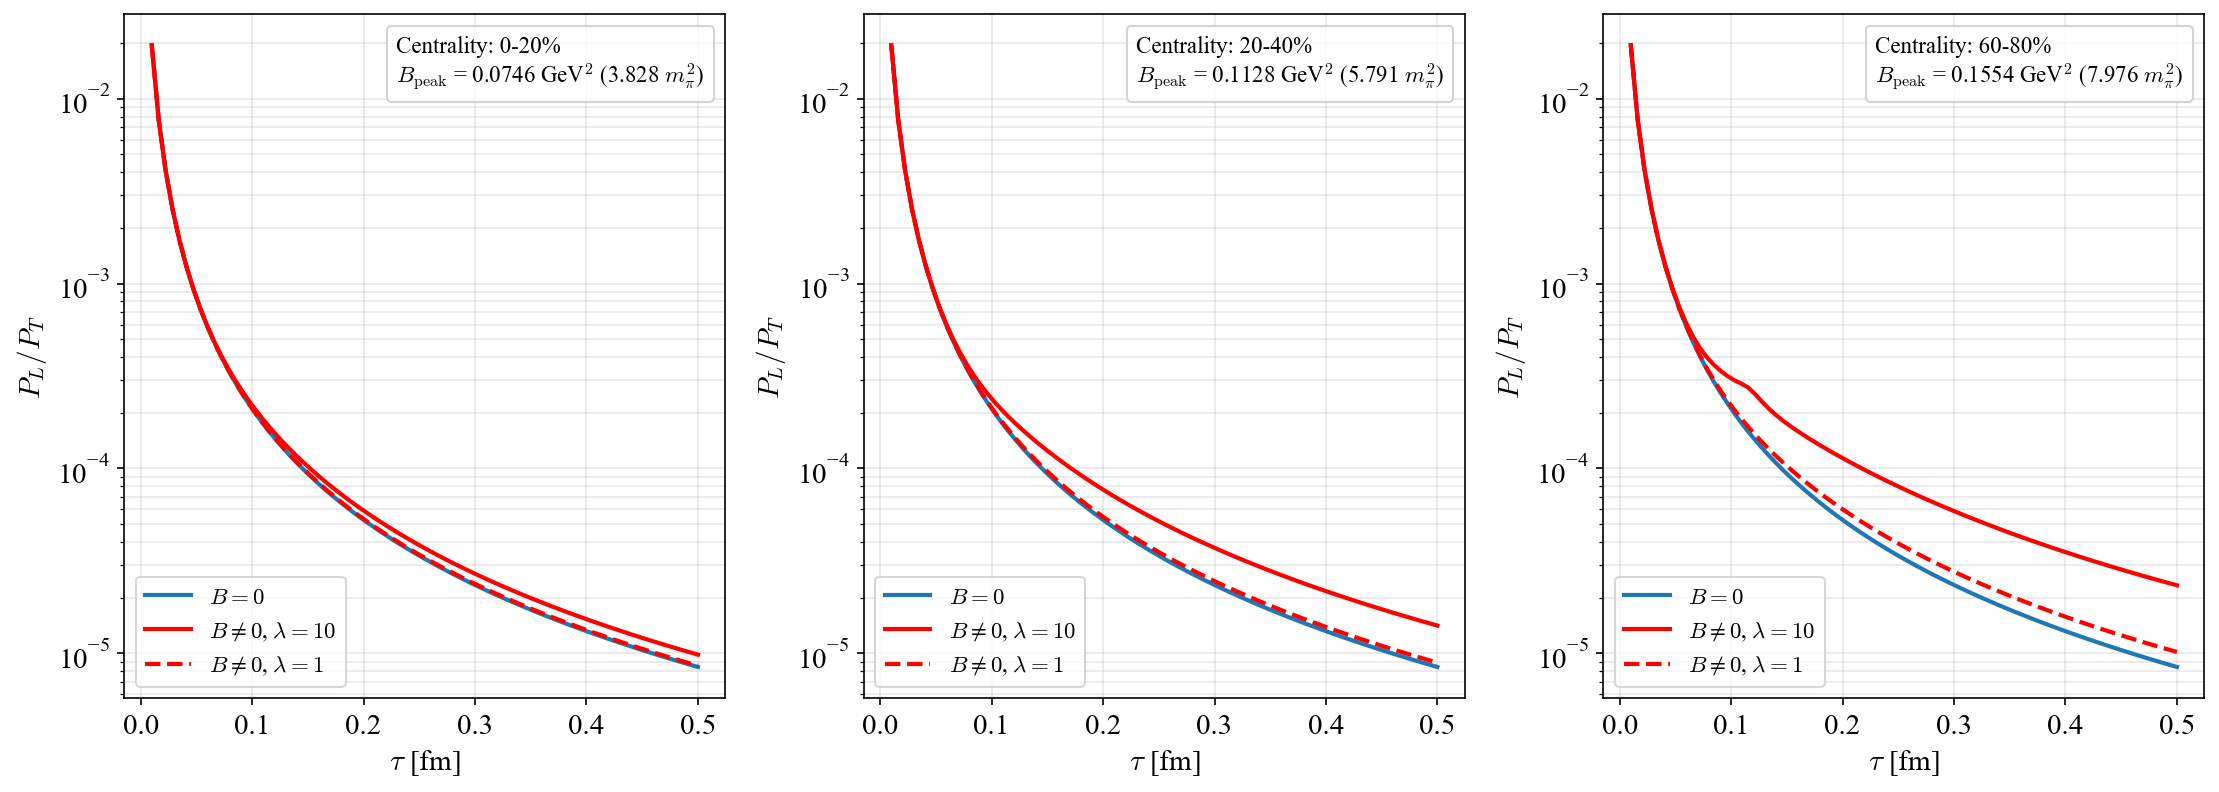

The Python source for this figure:
import numpy as np
from scipy.integrate import solve_ivp
import matplotlib.pyplot as plt
from matplotlib import rcParams

rcParams['font.family'] = 'Times New Roman'
rcParams['font.size'] = 14
rcParams['mathtext.fontset'] = 'cm'

FM_TO_GEV = 5.067731

Qs = 2.0
tau0_fm = 0.01
tau0 = tau0_fm * FM_TO_GEV
xi = 10.0
Nc = 3.0
dA = Nc**2 - 1.0
nu_g = 2.0 * dA
c_ell = 1.25
pT_mean = 1.8 * Qs
mq = 0.100
n0 = 1.674
e_abs = 0.30282212
qe_abs = e_abs / 3.0
CF = 4.0 / 3.0
m_pi2 = 0.13957**2
REG2 = 1.0e-24

def make_coupling(lam):
    alpha_s = lam / (4.0 * np.pi * Nc)
    gs = np.sqrt(4.0 * np.pi * alpha_s)
    return dict(lam=lam, alpha_s=alpha_s, qc_abs=gs * np.sqrt(CF))

# RHIC broken-power-law B(tau)/mpi^2 = C0 (tau/tauB)^k / [1 + (tau/tauB)^(k+m)]
RHIC = {
    "0-20":  dict(AT_fm2=120.0, dETdy=573.0, C0=5.5322, tauB_fm=0.08270, k=0.5182, m=3.7744),
    "20-40": dict(AT_fm2=75.0,  dETdy=257.0, C0=8.9788, tauB_fm=0.08663, k=0.7112, m=3.7538),
    "60-80": dict(AT_fm2=21.0,  dETdy=33.0,  C0=13.2165, tauB_fm=0.08632, k=0.9409, m=3.6869),
}
for _c in RHIC.values():
    _c["AT"] = _c["AT_fm2"] * FM_TO_GEV**2
    _c["tauB"] = _c["tauB_fm"] * FM_TO_GEV

def B_of_tau(tau, case):
    if case is None:
        return 0.0
    r = max(tau / case["tauB"], 1.0e-10)
    return m_pi2 * case["C0"] * r**case["k"] / (1.0 + r**(case["k"] + case["m"]))

def eps_parallel(p_tau, B, coupling):
    qeB = qe_abs * B
    return 1.0 + (3.0 * n0 * coupling["alpha_s"] / (8.0 * np.pi)) * (qeB / mq**2) * np.exp(-p_tau**2 / (2.0 * qeB))

def a_B(tau, p_tau, case, coupling):
    if case is None:
        return np.zeros_like(p_tau)
    B = B_of_tau(tau, case)
    if B == 0.0:
        return np.zeros_like(p_tau)
    eps = eps_parallel(p_tau, B, coupling)
    pref = (coupling["qc_abs"] * qe_abs / mq**2) * B * np.sqrt((2.0 / tau0) * case["dETdy"]) / (case["AT"] * Qs)
    return pref * eps**0.75

def p_tau_of(px, py, peta, tau):
    return np.sqrt(px**2 + py**2 + (peta / tau)**2 + REG2)

def build_grid(N, pxmax, pymax, petamax):
    pxe = np.linspace(-pxmax, pxmax, N + 1); px = 0.5 * (pxe[:-1] + pxe[1:])
    pye = np.linspace(-pymax, pymax, N + 1); py = 0.5 * (pye[:-1] + pye[1:])
    pee = np.linspace(-petamax, petamax, N + 1); peta = 0.5 * (pee[:-1] + pee[1:])
    return px, py, peta, px[1] - px[0], py[1] - py[0], peta[1] - peta[0]

def _rhs(tau, y, PY_flat, case, coupling):
    n = PY_flat.size
    px, peta = y[:n], y[n:]
    ptau = np.sqrt(px**2 + PY_flat**2 + (peta / tau)**2 + REG2)
    pperp = np.sqrt(px**2 + (peta / tau)**2 + REG2)
    aB = a_B(tau, ptau, case, coupling)
    dpx = aB * PY_flat * peta / (tau * ptau * pperp)
    dpeta = -tau * aB * PY_flat * px / (ptau * pperp)
    return np.concatenate([dpx, dpeta])

def backward_trace(tau_f, PX, PY, PETA, case, coupling):
    if case is None or tau_f <= tau0:
        return PX.copy(), PETA.copy()
    shape = PX.shape
    y0 = np.concatenate([PX.ravel(), PETA.ravel()])
    sol = solve_ivp(_rhs, [tau_f, tau0], y0, args=(PY.ravel(), case, coupling),
                     method="RK45", rtol=1.0e-7, atol=1.0e-10)
    yf = sol.y[:, -1]
    n = PX.size
    return yf[:n].reshape(shape), yf[n:].reshape(shape)

def kurkela_shape(px, py, peta, tau0_, xi_val=xi):
    pT = np.sqrt(px**2 + py**2)
    pz0 = -peta / tau0_
    rhat2 = (pT / pT_mean)**2 + (xi_val * pz0 / pT_mean)**2
    rhat = np.sqrt(rhat2 + 1.0e-30)
    return np.exp(-(2.0 / 3.0) * rhat2) / rhat

def energy_integral(shape_vals, PX, PY, PETA, dpx, dpy, dpeta, tau_):
    ptau = p_tau_of(PX, PY, PETA, tau_)
    return nu_g * np.sum(ptau * shape_vals) * dpx * dpy * (dpeta / tau_) / (2.0 * np.pi)**3

def normalize_amplitude(shape_vals, PX, PY, PETA, dpx, dpy, dpeta, coupling):
    target = pT_mean * c_ell * dA * Qs**2 / (np.pi * coupling["lam"])
    IE = energy_integral(shape_vals, PX, PY, PETA, dpx, dpy, dpeta, tau0)
    return target / (tau0 * IE)

def pressures_and_number(fvals, PX, PY, PETA, tau_, dpx, dpy, dpeta):
    pz = PETA / tau_
    ptau = p_tau_of(PX, PY, PETA, tau_)
    w = dpx * dpy * (dpeta / tau_)
    PL = nu_g * np.sum((pz**2 / ptau) * fvals) * w / (2.0 * np.pi)**3
    PT = 0.5 * nu_g * np.sum(((PX**2 + PY**2) / ptau) * fvals) * w / (2.0 * np.pi)**3
    return PL, PT

N = 90
PXMAX = PYMAX = 16.0
PETAMAX = 18.0 * tau0
px, py, peta, dpx, dpy, dpeta = build_grid(N, PXMAX, PYMAX, PETAMAX)
PX, PY, PETA = np.meshgrid(px, py, peta, indexing="ij")

coupling10 = make_coupling(10.0)
coupling1 = make_coupling(1.0)
shape0 = kurkela_shape(PX, PY, PETA, tau0)
A10 = normalize_amplitude(shape0, PX, PY, PETA, dpx, dpy, dpeta, coupling10)
A1 = normalize_amplitude(shape0, PX, PY, PETA, dpx, dpy, dpeta, coupling1)

def evolve(case, coupling, A, tau_vals):
    PL_arr = np.empty_like(tau_vals)
    PT_arr = np.empty_like(tau_vals)
    for i, tau_f in enumerate(tau_vals):
        px0, peta0 = backward_trace(tau_f, PX, PY, PETA, case, coupling)
        fvals = A * kurkela_shape(px0, PY, peta0, tau0)
        PL_arr[i], PT_arr[i] = pressures_and_number(fvals, PX, PY, PETA, tau_f, dpx, dpy, dpeta)
    return PL_arr, PT_arr

tau_fm_vals = np.linspace(tau0_fm, 0.5, 80)
tau_vals = tau_fm_vals * FM_TO_GEV
PL_B0, PT_B0 = evolve(None, coupling10, A10, tau_vals)

fig, axes = plt.subplots(1, len(RHIC), figsize=(5 * len(RHIC), 5.5), squeeze=False)
axes = axes.ravel()
for ax, (cent_name, case) in zip(axes, RHIC.items()):
    PL10, PT10 = evolve(case, coupling10, A10, tau_vals)
    PL1, PT1 = evolve(case, coupling1, A1, tau_vals)

    ax.semilogy(tau_fm_vals, PL_B0 / PT_B0, "C0-", linewidth=2, label="$B=0$")
    ax.semilogy(tau_fm_vals, PL10 / PT10, "r-", linewidth=2, label=r"$B\neq0$, $\lambda=10$")
    ax.semilogy(tau_fm_vals, PL1 / PT1, "r--", linewidth=2, label=r"$B\neq0$, $\lambda=1$")
    ax.set_xlabel(r"$\tau$ [fm]")
    ax.set_ylabel(r"$P_L/P_T$")
    ax.grid(alpha=0.3, which="both")
    main_legend = ax.legend(fontsize=11, loc="lower left")
    ax.add_artist(main_legend)

    # B_peak scanned over the plotted tau range, not just its value at tau0
    tau_scan = np.linspace(tau0, tau_vals[-1], 2000)
    B_peak_GeV2 = max(B_of_tau(t, case) for t in tau_scan)
    info_text = (f"Centrality: {cent_name}%\n"
                 fr"$B_{{\rm peak}}$ = {B_peak_GeV2:.4f} GeV$^2$ ({B_peak_GeV2/m_pi2:.3f} $m_\pi^2$)")
    ax.legend([plt.Line2D([], [], linestyle="none")], [info_text],
              loc="upper right", fontsize=11, handlelength=0, handletextpad=0, framealpha=0.85)

fig.tight_layout()
fig.savefig("RHIC_PLPT_lambda.png", dpi=150, bbox_inches="tight")
